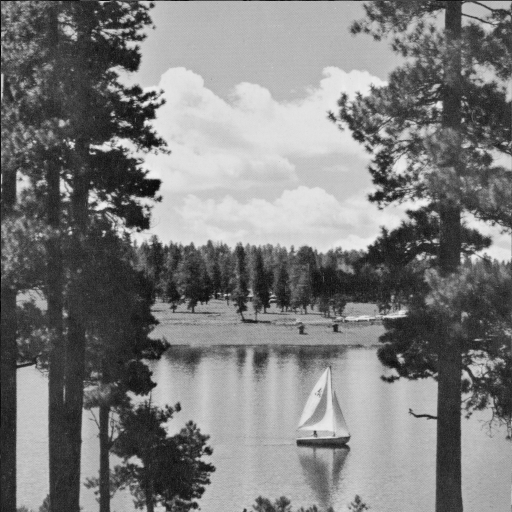
%> input picture LAKE.TIF, 512 x 512 px
$ octave q1_4.m   (GNU Octave 9; MATLAB toolbox functions it lacks are replaced by stand-ins)
%> lines starting %> are read from the running program, lines starting %| are printed output that depends on the picture
### myDCT.m
function X = myDCT(Im, F)
    %Im = double(rgb2gray(Im)); if it is coloured
    %Im = uint8(Im);
    X = F*Im*F.';
    %imshow(X)
end

### myDCT_quantization.m
function imqDCT = myDCT_quantization(imDCT,qm,c)
    %imqDCT =round( (imDCT*(qm^(-1)))/c );
    imqDCT =round(imDCT./(c*qm));
    %imqDCT = floor(2*imqDCT) - floor(imqDCT);
end

### myDCT_dequantization.m
function imDCT = myDCT_dequantization(imqDCT, qm, c)
    imDCT = imqDCT.*(c*qm);
end

### myIDCT.m
function X = myIDCT(Im,F)
    % if coloured
    %Im = double(Im);
    X = F.'*Im*F;
    %imshow(X)
end

### My_entropy.m
function en = My_entropy(im)
   [norm_counts,~] = imhist(im);
   norm_counts(norm_counts==0) = []; % removing zeroes
   en = -sum(norm_counts.*log2(norm_counts));
end

### RMSE.m
function E = RMSE(im1, im2)
    [u,v,c] = size(im1);
    [uu,vv,cc] = size(im2);
    imm1 = zeros(max(u,uu),max(v,vv),max(c,cc));
    imm2 = zeros(max(u,uu),max(v,vv),max(c,cc));
    imm1(1:u,1:v,:) = im1;
    imm2(1:u,1:v,:) = im2;
    E = sqrt(mean2((imm1-imm2).^2));
end

### create_mat_dct.m
function F = create_mat_dct(N)
    ind = 0:(N-1);
    [X,Y] = meshgrid(ind,ind);
    F = sqrt(2/N)*cos( (pi*(2.*X+1).*Y)/(2*N) );
    F(1,:) = F(1,:)/sqrt(2);
end

### q1_4.m
clear;clc;
im = uint8(imread('LAKE.tif'));
%> im is the input picture: size 512x512 uint8; min 1, max 239, mean 124.7
im = im(1:8,1:8);
%> im = [30 13 14 17 19 15 14 12; 36 125 122 113 86 89 101 110; 37 128 130 118 102 88 112 133; 36 122 132 125 102 109 103 145; 37 102 105 124 111 113 126 135; 37 112 102 128 132 129 126 131; 35 101 102 118 110 138 147 159; 35 110 109 119 126 131 162 169]
% c = 2
figure(1);
im2 = utility(im,2);
%> in myDCT, `X = F*Im*F.';`: X = [782.4 -131.8 -55.78 -109.8 -50.62 -45.29 -37.65 -29.1; -166.3 92.29 10.83 -2.24 7.61 6.33 11.05 7.78; -106.8 1.31 23.61 34.3 5.83 15.52 1.4 10.69; -110.7 13.03 -4.67 50.39 19.94 14.26 6.16 -1.26; -76.87 3.03 11.99 16.3 16.13 9.34 10.32 6.5; -57.63 4.1 11.24 9.93 9.13 1.7 16.68 -1.51; -34.1 9.56 -3.35 13.42 11.79 -2.96 -6.61 11.4; -26.79 -8.04 11.4 6.7 4.81 11.92 -2.71 6.11]
%> in utility, `mD = myDCT(double(X),create_mat_dct(8));`: mD has the same summary as X in myDCT
%> in myDCT_quantization, `imqDCT =round(imDCT./(c*qm));`: imqDCT = [24 -6 -3 -3 -1 -1 0 0; -7 4 0 0 0 0 0 0; -4 0 1 1 0 0 0 0; -4 0 0 1 0 0 0 0; -2 0 0 0 0 0 0 0; -1 0 0 0 0 0 0 0; 0 0 0 0 0 0 0 0; 0 0 0 0 0 0 0 0]
%> in utility, `qD = myDCT_quantization(mD,Lum,c);`: qD has the same summary as imqDCT in myDCT_quantization
%> in myDCT_dequantization, `imDCT = imqDCT.*(c*qm);`: imDCT = [768 -132 -60 -96 -48 -80 0 0; -168 96 0 0 0 0 0 0; -112 0 32 48 0 0 0 0; -112 0 0 58 0 0 0 0; -72 0 0 0 0 0 0 0; -48 0 0 0 0 0 0 0; 0 0 0 0 0 0 0 0; 0 0 0 0 0 0 0 0]
%> in utility, `mm = myDCT_dequantization(qD,Lum,c);`: mm has the same summary as imDCT in myDCT_dequantization
%> in myIDCT, `X = F.'*Im*F;`: X = [6.91 36.01 16.94 0.227 30.52 34.33 10.34 11.96; 48.13 102.1 104.1 81.92 89.85 83.52 74 95.76; 47.79 127.1 151.9 126.6 114.3 98.29 102.1 142.6; 24.64 108 138.6 118.7 109.4 94.03 97.15 137; 32.55 100.7 121.3 111.7 123.9 118.7 111.8 136.5; 42.76 96.9 106.6 103.1 132.8 138.5 127.3 142.6; 38.71 92.78 101.4 96 125.8 136.3 133.3 155.2; 41.3 102.2 115 105 126.9 137.4 145.4 178.8]
%> in utility, `m =  uint8(myIDCT(mm,create_mat_dct(8)));`: m = [7 36 17 0 31 34 10 12; 48 102 104 82 90 84 74 96; 48 127 152 127 114 98 102 143; 25 108 139 119 109 94 97 137; 33 101 121 112 124 119 112 136; 43 97 107 103 133 138 127 143; 39 93 101 96 126 136 133 155; 41 102 115 105 127 137 145 179]
%> im2 has the same summary as m in utility
subplot(1,2,1); imshow(im);
subplot(1,2,2); imshow(im2);
%> after `imshow(im2)`:
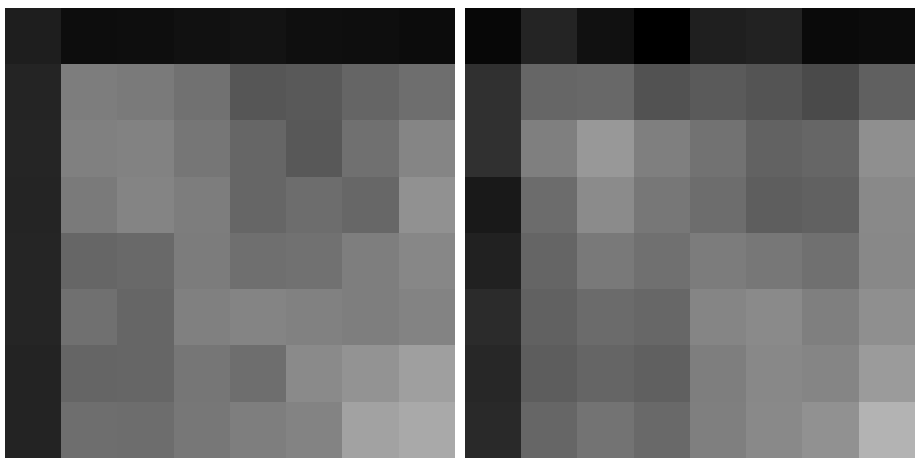
%> figure redrawn from the program's plot data, 2 panels
en2 = My_entropy(im2);
%> in My_entropy, `[norm_counts,~] = imhist(im);`: norm_counts = 256 values, max 4 at index 128, min 0 at index 2, mean 0.25
%> in My_entropy, `en = -sum(norm_counts.*log2(norm_counts));`: en = -32.75
%> en2 = -32.75
rm2 = RMSE(im,im2);
%> in RMSE, `E = sqrt(mean2((imm1-imm2).^2));`: E = 12.78
%> rm2 = 12.78

% c == 8
figure(2);
im8 = utility(im,8);
%> im8 = [0 16 42 37 9 0 0 8; 54 85 112 109 82 63 69 83; 88 119 149 147 123 107 114 130; 58 91 122 124 103 90 100 117; 40 74 108 114 96 86 99 118; 61 96 133 141 127 120 135 155; 64 100 139 149 138 134 150 171; 39 76 115 127 118 114 132 154]
subplot(1,2,1); imshow(im);
subplot(1,2,2); imshow(im8);
%> after `imshow(im8)`:
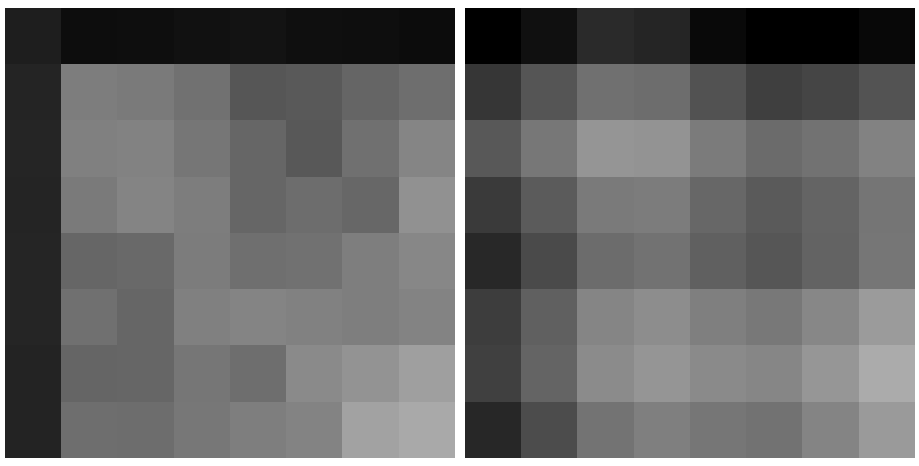
%> figure redrawn from the program's plot data, 2 panels
en8 = My_entropy(im8);
%> en8 = -19.51
rm8 = RMSE(im,im8);
%> rm8 = 20.54

% c == 10
figure(3);
im10 = utility(im,3);
%> im10 = [0 19 26 13 13 24 14 0; 47 93 118 97 74 77 86 84; 54 118 159 133 94 93 117 134; 45 101 137 119 94 100 120 128; 63 96 116 112 118 138 142 128; 57 82 97 100 120 148 147 125; 30 73 104 103 107 130 144 141; 29 96 145 136 117 132 165 185]
subplot(1,2,1); imshow(im);
subplot(1,2,2); imshow(im10);
%> after `imshow(im10)`:
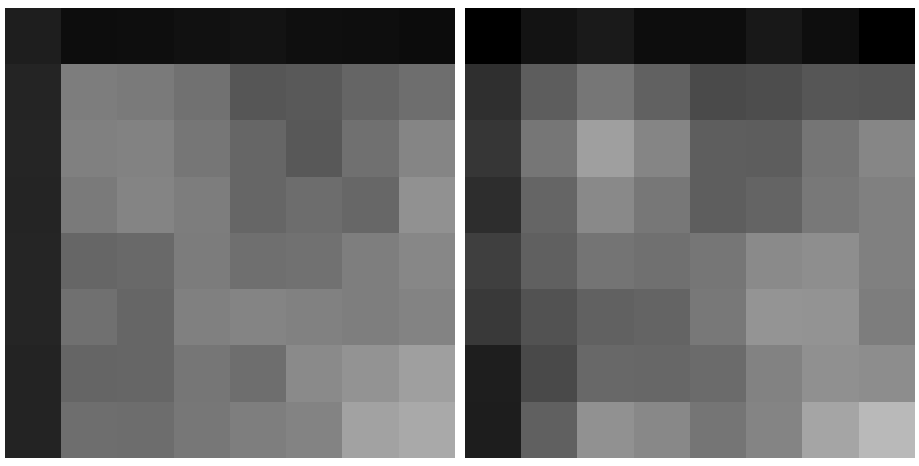
%> figure redrawn from the program's plot data, 2 panels
en10 = My_entropy(im10);
%> en10 = -24.75
rm10 = RMSE(im,im10);
%> rm10 = 15.56

% c == 15
figure(4);
im15 = utility(im,15);
%> im15 = [8 6 2 0 0 0 0 0; 65 63 61 58 55 52 50 48; 119 119 121 122 124 125 126 127; 119 122 127 135 143 150 156 159; 73 78 89 102 117 131 141 147; 32 40 55 75 96 116 131 139; 30 40 58 82 108 132 150 160; 46 57 77 103 132 159 179 190]
subplot(1,2,1); imshow(im);
subplot(1,2,2); imshow(im15);
%> after `imshow(im15)`:
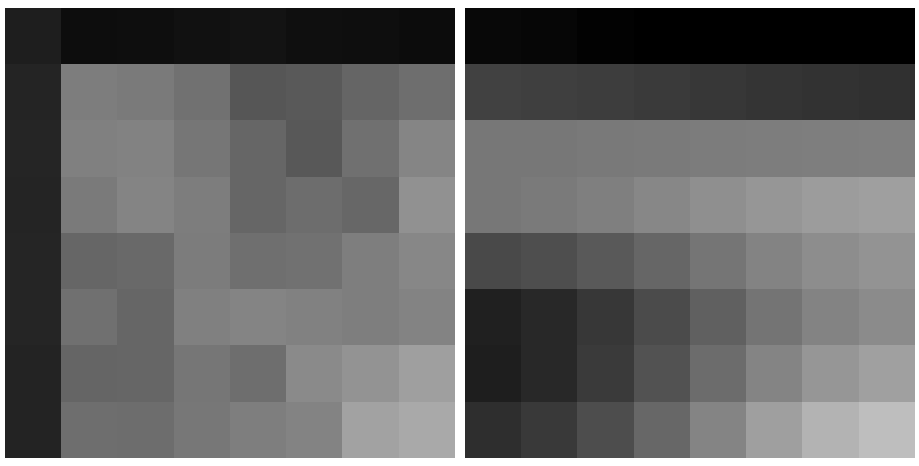
%> figure redrawn from the program's plot data, 2 panels
en15 = My_entropy(im15);
%> en15 = -34.36
rm15 = RMSE(im,im15);
%> rm15 = 33.63


function m = utility(X,c)
    mD = myDCT(double(X),create_mat_dct(8));
    Lum = [ [ 16,12,14,14,18,24,49,72]
            [ 11,12,13,17,22,35,64,92]
            [ 10,14,16,22,37,55,78,95]
            [ 16,19,24,29,56,64,87,98]
            [ 24,26,40,51,68,81,103,112]
            [ 40,58,57,87,109,104,121,100]
            [ 51,60,69,80,103,113,120,103]
            [ 61,55,56,62,77,92,101,99]]';
     qD = myDCT_quantization(mD,Lum,c);
     mm = myDCT_dequantization(qD,Lum,c);
     m =  uint8(myIDCT(mm,create_mat_dct(8)));
end
